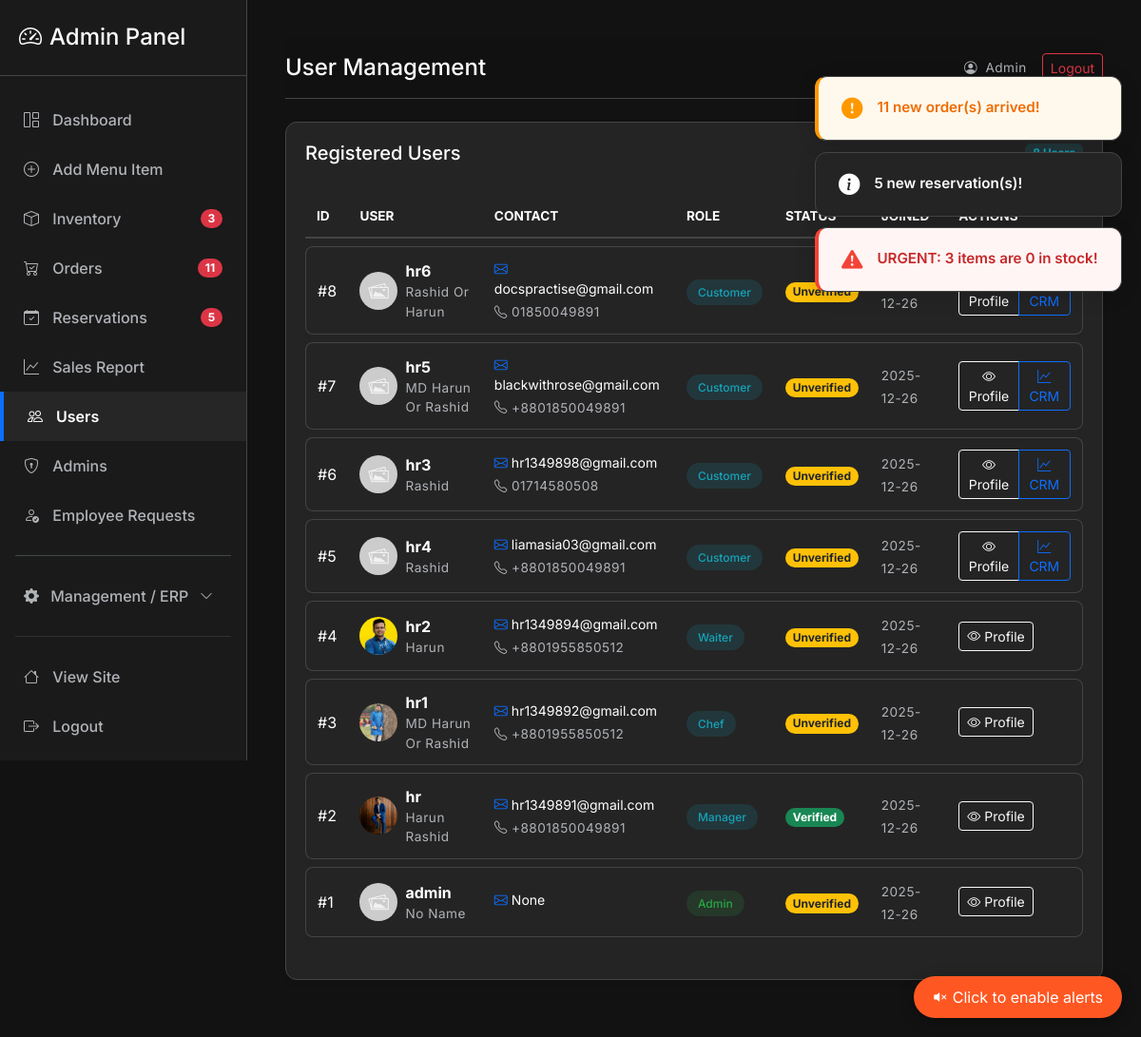
The app's page /admin/users (signed in) with its own data.
### models/models.py (models this page shows, shortened)
class User(db.Model):
    id = db.Column(db.Integer, primary_key=True)
    username = db.Column(db.String(120), unique=True, nullable=False)
    member_id = db.Column(db.String(20), unique=True)  # Custom ID
    email = db.Column(db.String(200), unique=True)
    password = db.Column(db.String(255), nullable=False)
    full_name = db.Column(db.String(200))
    phone = db.Column(db.String(50))
    address_district = db.Column(db.String(100))
    address_city = db.Column(db.String(100))
    address_street = db.Column(db.String(200))
    profile_image = db.Column(db.String(200))  # image filename
    reset_token = db.Column(db.String(100), nullable=True)
    reset_token_expiry = db.Column(db.DateTime, nullable=True)
    role = db.Column(db.Enum('admin', 'manager', 'cashier', 'waiter', 'chef', 'customer', name='user_roles'), default='customer')
    email_verified = db.Column(db.Boolean, default=False)
    email_verification_code = db.Column(db.String(10), nullable=True)
    created_at = db.Column(db.DateTime, default=get_dhaka_time)
    orders = db.relationship('Order', backref='user', lazy=True)
    reservations = db.relationship('Reservation', backref='user', lazy=True)
    ratings = db.relationship('Rating', backref='user', lazy=True)
    staff_shifts = db.relationship('StaffShift', backref='user', lazy=True)
    staff_shifts = db.relationship('StaffShift', backref='user', lazy=True)

### routes/admin.py (the view)
@admin_bp.route('/users')
@role_required('admin')
def users():
    users = User.query.order_by(User.id.desc()).all()
    return render_template('admin/users.html', users=users)

### app.py (called while the page is built)
@app.before_request
def refresh_user_session():
    if 'user_id' in session:
        user = User.query.get(session['user_id'])
        if user:
            session['role'] = user.role
            session['is_admin'] = (user.role == 'admin')
            session['username'] = user.username
        else:
            session.clear()

@app.context_processor
def inject_global_data():
    cart = session.get('cart', {})
    count = sum(cart.values()) if isinstance(cart, dict) else 0
    @cache.cached(timeout=300, key_prefix='best_rated_item_context')
    def get_best_rated_item():
        all_items = MenuItem.query.options(db.joinedload(MenuItem.ratings)).all()
        best_item = None
        max_avg = 0
        for it in all_items:
            ratings = it.ratings
            if not ratings:
                avg = 0
            else:
                avg = round(sum(r.score for r in ratings) / len(ratings), 1)
            if avg > max_avg:
                max_avg = avg
                best_item = it
        return best_item
    return dict(cart_count=count, best_rated_item=get_best_rated_item())

### services/auth.py (called while the page is built)
def role_required(*roles):
    def decorator(fn):
        @wraps(fn)
        def wrapper(*args, **kwargs):
            user_role = session.get('role')
            if not user_role or user_role not in roles:
                flash('You do not have permission to access this page.', 'danger')
                return redirect(url_for('auth.login'))
            return fn(*args, **kwargs)
        return wrapper
    return decorator

### templates/admin/users.html (shortened to what this page needs)
{% extends 'admin/admin_base.html' %}
{% block admin_title %}User Management{% endblock %}
{% block content %}
<div class="glass-card">
    <div class="d-flex justify-content-between align-items-center mb-4">
        <h5 class="mb-0 text-white">Registered Users</h5>
        <span class="badge badge-admin-info">{{ users|length }} Users</span>
    </div>
    <div class="table-responsive">
        <table class="admin-table">
            <thead>
                <tr>
                    <th>ID</th>
                    <th>User</th>
                    <th>Contact</th>
                    <th>Role</th>
                    <th>Status</th>
                    <th>Joined</th>
                    <th>Actions</th>
                </tr>
            </thead>
            <tbody>
                {% for user in users %}
                <tr id="user-row-{{ user.username }}">
                    <td>#{{ user.id }}</td>
                    <td>
                        <div class="d-flex align-items-center">
                            <img src="{{ user.profile_image and url_for('static', filename='uploads/' ~ user.profile_image) or url_for('static', filename='img/placeholder.jpg') }}"
                                class="rounded-circle me-2" width="40" height="40" style="object-fit: cover;">
                            <div>
                                <div class="fw-bold text-white">{{ user.username }}</div>
                                <div class="small text-muted">{{ user.full_name or 'No Name' }}</div>
                            </div>
                        </div>
                    </td>
                    <td>
                        <div class="small text-white mb-1"><i class="bi bi-envelope me-1 text-primary"></i>{{ user.email
                            }}</div>
                        {% if user.phone %}
                        <div class="small text-muted"><i class="bi bi-telephone me-1"></i>{{ user.phone }}</div>
                        {% endif %}
                    </td>
                    <td>
                        {% if user.role == 'admin' %}
                        <span class="badge-admin badge-admin-success">Admin</span>
                        {% else %}
                        <span class="badge-admin badge-admin-info">{{ user.role|capitalize }}</span>
                        {% endif %}
                    </td>
                    <td>
                        {% if user.email_verified %}
                        <span class="badge bg-success rounded-pill small">Verified</span>
                        {% else %}
                        <span class="badge bg-warning text-dark rounded-pill small">Unverified</span>
                        {% endif %}
                    </td>
                    <td>
                        <span class="small text-muted">{{ user.created_at.strftime('%Y-%m-%d') }}</span>
                    </td>
                    <td>
                        <div class="btn-group">
                            <button class="btn btn-sm btn-outline-light" onclick="openUserModal('{{ user.username }}')">
                                <i class="bi bi-eye"></i> Profile
                            </button>
                            {% if user.role == 'customer' %}
                            <a href="{{ url_for('crm.view_customer', id=user.id) }}"
                                class="btn btn-sm btn-outline-primary">
                                <i class="bi bi-graph-up"></i> CRM
                            </a>
                            {% endif %}
                        </div>
                    </td>
                </tr>
                {% else %}
                <tr>
                    <td colspan="7" class="text-center py-4 text-muted">No users found.</td>
                </tr>
                {% endfor %}
            </tbody>
        </table>
    </div>
</div>
{% endblock %}

### static/css/admin.css (style rules this page uses)
:root { --admin-bg: #121212; --sidebar-bg: #1a1a1a; --card-bg: #242424; --border-color: #444444; --border-whitish: #666666; --text-main: #ffffff; --text-muted: #b0b3b8; --text-stylish: #e2e8f0; --accent-color: #0d6efd; --accent-hover: #0b5ed7; --sidebar-width: 260px; --bg-dark-pro: #1a1a1a; --table-hover: rgba(255, 255, 255, 0.05); --input-bg: #2a2a2a; --nav-glass: rgba(18, 18, 18, 0.8); --modal-bg: #1a1a1a; --modal-overlay: rgba(16, 16, 16, 0.8); }
body.admin-body { background-color: var(--admin-bg); color: var(--text-main); font-family: 'Inter', sans-serif; overflow-x: hidden; transition: background-color 0.3s, color 0.3s; }
.text-muted { color: var(--text-muted) !important; letter-spacing: 0.5px; font-size: 0.85rem; }
.glass-card { background: var(--card-bg); border: 1px solid var(--border-color); border-radius: 12px; padding: 20px; box-shadow: 0 4px 6px rgba(0, 0, 0, 0.05); margin-bottom: 20px; transition: background 0.3s, border-color 0.3s; }
.admin-table { width: 100%; margin-bottom: 1rem; color: var(--text-main); border-collapse: separate; border-spacing: 0 8px; --bs-table-bg: transparent; --bs-table-striped-bg: transparent; --bs-table-hover-bg: transparent; }
.admin-table thead th { background: transparent; border-bottom: 2px solid var(--border-color); color: var(--text-main); text-transform: uppercase; font-size: 0.85rem; padding: 12px; }
.admin-table tbody tr { background: var(--card-bg); box-shadow: 0 2px 4px rgba(0, 0, 0, 0.02); transition: 0.3s; }
.admin-table td { padding: 12px; vertical-align: middle; border-top: 1px solid var(--border-color); border-bottom: 1px solid var(--border-color); color: var(--text-main); }
.admin-table td:first-child { border-left: 1px solid var(--border-color); border-top-left-radius: 8px; border-bottom-left-radius: 8px; }
.admin-table td:last-child { border-right: 1px solid var(--border-color); border-top-right-radius: 8px; border-bottom-right-radius: 8px; }
.badge-admin { padding: 6px 12px; border-radius: 50px; font-weight: 500; font-size: 0.75rem; }
.badge-admin-success { background: rgba(40, 167, 69, 0.15); color: #28a745; }
.badge-admin-info { background: rgba(23, 162, 184, 0.15); color: #17a2b8; }

### records on screen
User: id "8", username "hr6", full_name "Rashid Or Harun", email "docspractise@gmail.com", phone "01850049891", role "Customer", email_verified "Unverified"
User: id "7", username "hr5", full_name "MD Harun Or Rashid", email "blackwithrose@gmail.com", phone "+8801850049891", role "Customer", email_verified "Unverified", created_at "2025-12-26"
User: id "6", username "hr3", full_name "Rashid", email "hr1349898@gmail.com", phone "01714580508", role "Customer", email_verified "Unverified", created_at "2025-12-26"
User: id "5", username "hr4", full_name "Rashid", email "liamasia03@gmail.com", phone "+8801850049891", role "Customer", email_verified "Unverified", created_at "2025-12-26"
User: id "4", profile_image (picture), username "hr2", full_name "Harun", email "hr1349894@gmail.com", phone "+8801955850512", role "Waiter", email_verified "Unverified", created_at "2025-12-26"
User: id "3", profile_image (picture), username "hr1", full_name "MD Harun Or Rashid", email "hr1349892@gmail.com", phone "+8801955850512", role "Chef", email_verified "Unverified", created_at "2025-12-26"
User: id "2", profile_image (picture), username "hr", full_name "Harun Rashid", email "hr1349891@gmail.com", phone "+8801850049891", role "Manager", email_verified "Verified", created_at "2025-12-26"
User: id "1", username "admin", full_name "No Name", email "None", role "Admin", email_verified "Unverified", created_at "2025-12-26"
